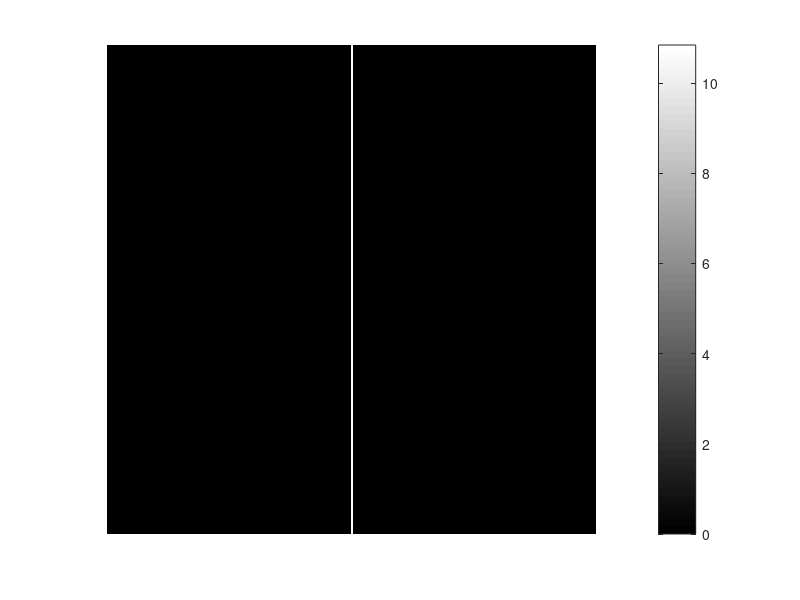

MATLAB code for this plot: (Note: this script raises an error after producing the figure.)
clear;
clc;

A = zeros(201);
A(101,:) = 255;

FA = fftshift(fft2(A));
lFA = log(abs(FA)+1);
imshow(lFA,[min(lFA(:)) max(lFA(:))]); colormap('jet'); colorbar;
impixelinfo;